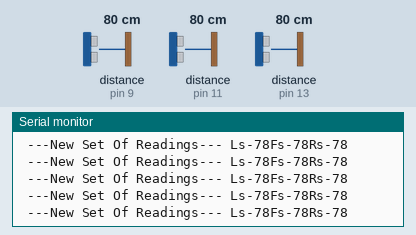
Simulated run of this sketch. Board: Arduino Uno, built with avr-gcc and run on an emulated ATmega328P. Shown: the last lines printed to the serial monitor. Wiring (inferred from the names in the program): 3 × ultrasonic range finder: trigger pin 8, echo pin 9 / trigger pin 10, echo pin 11 / trigger pin 12, echo pin 13. Inputs (shaded band) come from the test bench; at power-on: distance to the obstacle (sensors on pin 11, pin 9, pin 13) 80 cm. The echo pulse lasts 58.3 µs per cm.

Above: at 4.2 s.
4.3 s: distance to the obstacle (sensor on pin 11) set to 5 cm
At 5.6 s:
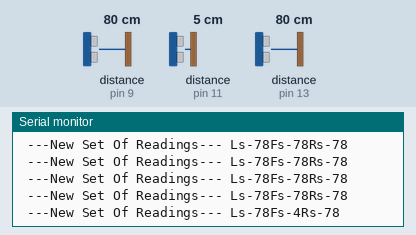
5.8 s: distance to the obstacle (sensor on pin 11) set to 2 cm
At 6.2 s:
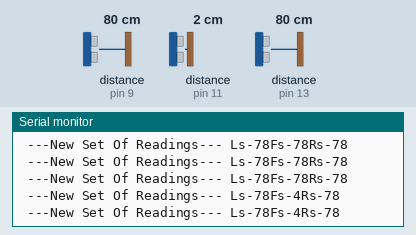
Timing chart, 0 to 8.8 s (numbered marks = the images above; inputs shaded):
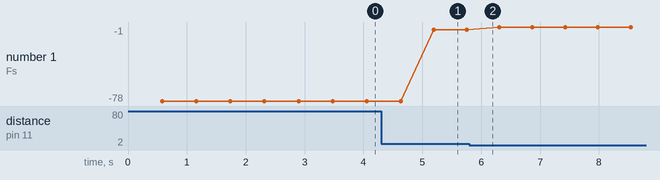

Measured:
- after the input at 4.3 s, the serial monitor: prints a new line after 0.90 s (image 1)
- plotted number 1: -78 → -4 after the input at 4.3 s, -4 → -1 after the input at 5.8 s

The sketch:

Array_for_averages_V1.2.ino
```cpp
  // defines pins numbers
const int trigPinLS = 8;
const int echoPinLS = 9;
const int trigPinFS = 10;
const int echoPinFS = 11;
const int trigPinRS = 12;
const int echoPinRS = 13;

// defines variables
long durationLS;
int distanceLS;
int ArraySizeLS[5];

long durationFS;
int distanceFS;
int ArraySizeFS[5];

long durationRS;
int distanceRS;
int ArraySizeRS[5];

int i;
int avergae;
int mode;

//Set up I/O
void setup()
{
pinMode(trigPinLS, OUTPUT);
pinMode(echoPinLS, INPUT);
pinMode(trigPinFS, OUTPUT);
pinMode(echoPinFS, INPUT);
pinMode(trigPinRS, OUTPUT);
pinMode(echoPinRS, INPUT);
Serial.begin (9600);
}


void loop ()
{
  i=0;

  do{
digitalWrite(trigPinLS, LOW);
delayMicroseconds(2);
digitalWrite(trigPinLS, HIGH);
delayMicroseconds(10);
digitalWrite(trigPinLS, LOW);
durationLS = pulseIn(echoPinLS, HIGH);
distanceLS = durationLS*0.034/2;
ArraySizeLS[i]= distanceLS;

delayMicroseconds(100);

digitalWrite(trigPinFS, LOW);
delayMicroseconds(2);
digitalWrite(trigPinFS, HIGH);
delayMicroseconds(10);
digitalWrite(trigPinFS, LOW);
durationFS = pulseIn(echoPinFS, HIGH);
distanceFS = durationFS*0.034/2;
ArraySizeFS[i]=distanceFS;
delayMicroseconds(100);

digitalWrite(trigPinRS, LOW);
delayMicroseconds(2);
digitalWrite(trigPinRS, HIGH);
delayMicroseconds(10);
digitalWrite(trigPinRS, LOW);
durationRS = pulseIn(echoPinRS, HIGH);
distanceRS = durationRS*0.034/2;
ArraySizeRS[i]=distanceRS;
delayMicroseconds(100);
i++;
  } while (i<=4);
    delay(500);
int mode = ArraySizeLS[i];
    Serial.print(" ---New Set Of Readings--- ");    // This set of code simply output the data values to the computer instead of say LCD screen.
    Serial.print("Ls-"); Serial.print(mode);
    Serial.print("Fs-"); Serial.print(ArraySizeFS[i]);
    Serial.print("Rs-"); Serial.print(ArraySizeRS[i]);
    Serial.println(" ");
}
```
